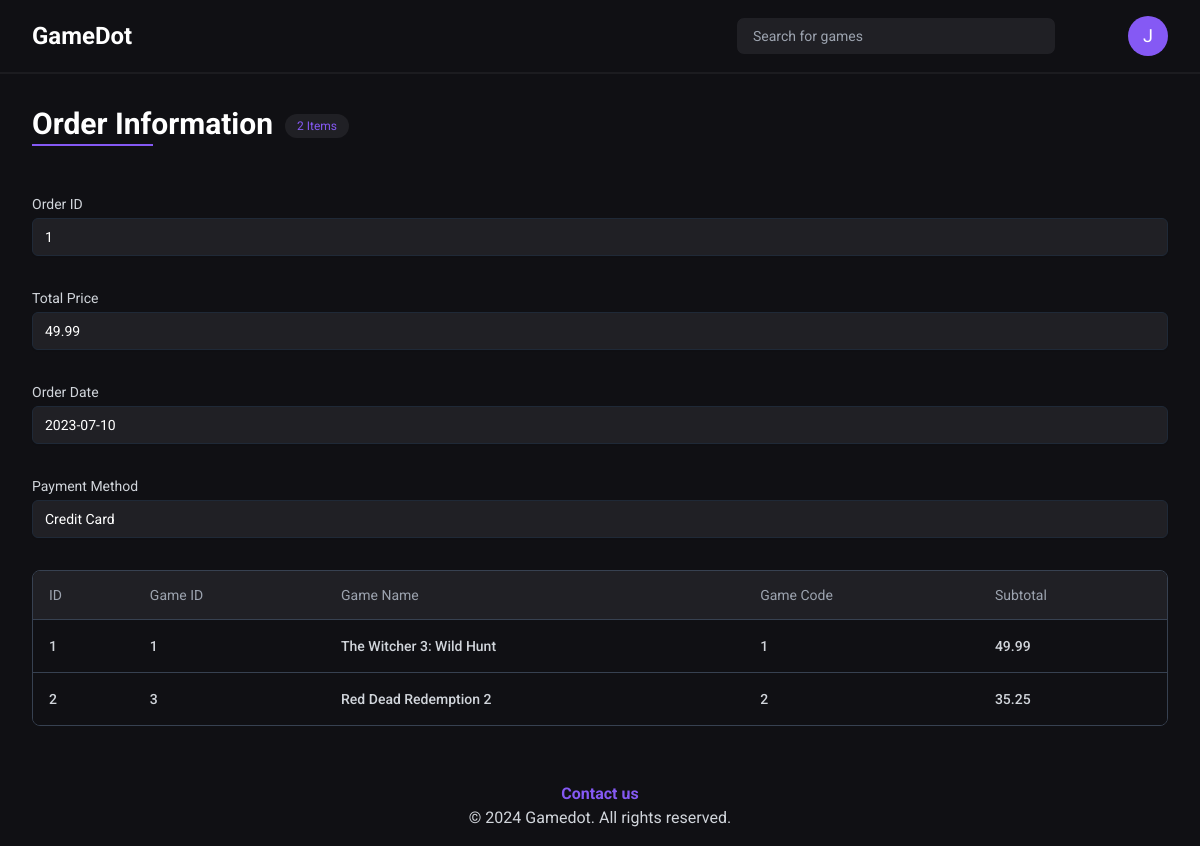
The app's page /gamedot/orders/1 (signed in), older data.
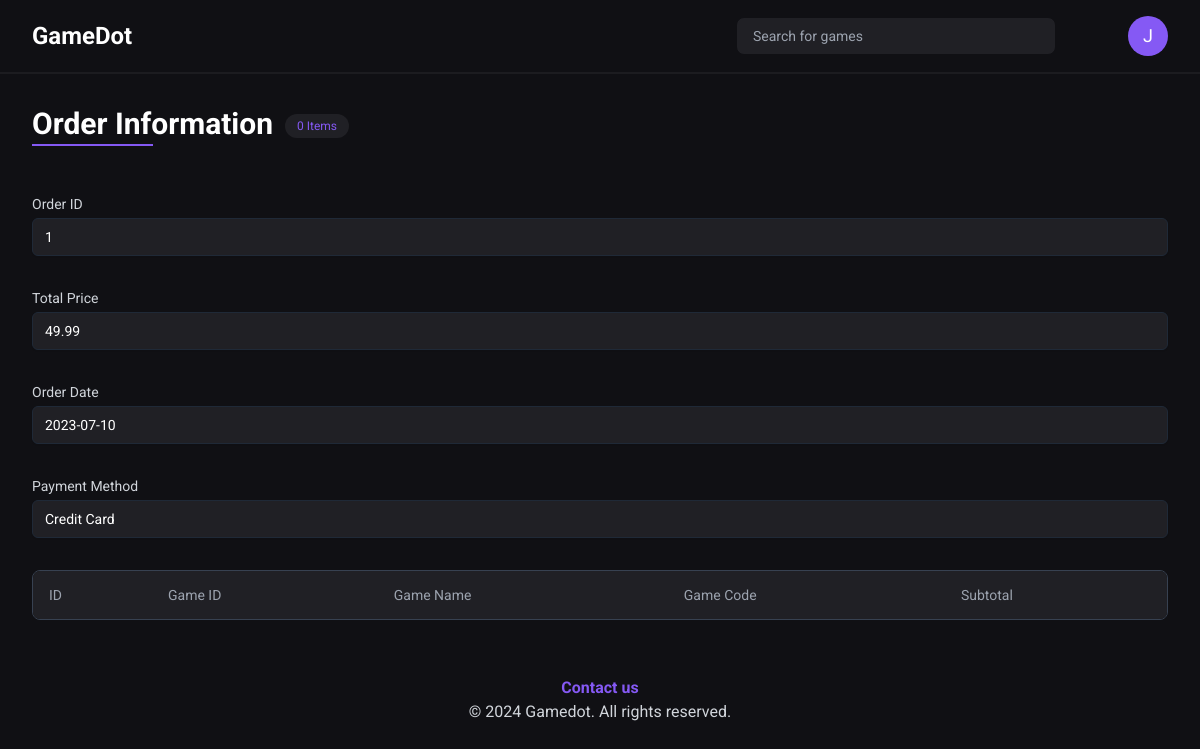
The same page, newer data.
### tables this page shows
CREATE TABLE `orders` (
  `id` int(11) NOT NULL,
  `user_id` int(11) DEFAULT NULL,
  `total_price` float DEFAULT NULL,
  `order_date` date DEFAULT current_timestamp(),
  `payment_method` varchar(255) DEFAULT NULL
);

CREATE TABLE `order_items` (
  `id` int(11) NOT NULL,
  `game_id` int(11) DEFAULT NULL,
  `order_id` int(11) DEFAULT NULL,
  `game_code` varchar(50) NOT NULL,
  `subtotal` float DEFAULT NULL
);

CREATE TABLE `games` (
  `id` int(11) NOT NULL,
  `name` varchar(255) DEFAULT NULL,
  `description` text DEFAULT NULL,
  `platform` varchar(30) NOT NULL,
  `price` decimal(10,2) NOT NULL,
  `main_image_url` varchar(255) DEFAULT NULL,
  `age_rating` int(11) DEFAULT NULL,
  `publisher` varchar(100) NOT NULL,
  `release_date` date NOT NULL DEFAULT current_timestamp()
);

### src/user/controllers/order_page.php (called while the page is built, shortened)
<?php
$database = new Database();
$order_id = $_GET['order_id'];
$user_id = $_SESSION['user']['id'];
$orderColumns = [
    'id' => "Order ID",
    'total_price' => "Total Price",
    'order_date' => "Order Date",
    'payment_method' => "Payment Method",
];
$query = 'SELECT * FROM orders WHERE id = :order_id AND user_id = :user_id';
$order = $database->query($query, ['order_id' => $order_id, 'user_id' => $user_id])->q();
$orderItemsColumns = [
    'id' => "ID",
    'game_id' => "Game ID",
    'game_name' => "Game Name",
    'game_code' => "Game Code",
    'subtotal' => "Subtotal",
];
$query = 'SELECT
    order_items.*,
    games.name AS game_name
FROM
    order_items
JOIN
    games ON order_items.game_id = games.id
WHERE
    order_items.order_id = :order_id
';
$orderItems = $database->query($query, ['order_id' => $order_id])->qAll();
foreach ($orderItems as $key => $orderItem) {
    $orderItems[$key]['id'] = $key + 1;
}
require('src/user/views/order_page.view.php');

### core/database.php (called while the page is built, shortened)
<?php
class Database
{
  private $host = 'localhost';
  private $db_name = 'gamedot';
  private $port = '3308';
  private $username = 'root';
  private $connection;
  private $statement;
  public function __construct()
  {
    $this->connection = null;
    try {
      $this->connection = new PDO('mysql:host=' . $this->host . ';port=' . $this->port . ';dbname=' . $this->db_name . ';user=' . $this->username);
      $this->connection->setAttribute(PDO::ATTR_ERRMODE, PDO::ERRMODE_EXCEPTION);
      $this->connection->setAttribute(PDO::ATTR_DEFAULT_FETCH_MODE, PDO::FETCH_ASSOC);
    } catch (PDOException $e) {
      echo 'Connection Error: ' . $e->getMessage();
    }
  }
  public function query($query, $params = [])
  {
    $this->statement = $this->connection->prepare($query);
    $this->statement->execute($params);
    return $this;
  }
  public function qAll()
  {
    return $this->statement->fetchAll();
  }
  public function q()
  {
    return $this->statement->fetch();
  }
}

### src/user/views/order_page.view.php (the view, shortened to what this page needs)
<main>
  <div class="xl:container mx-auto p-8">
    <div class="flex justify-between items-center gap-4 flex-wrap ">
      <div class="flex items-start gap-x-3">
        <h2 class="text-3xl font-bold mb-4 inline-block relative pb-1">
          Order Information
          <span class="absolute bottom-0 left-0 w-1/2 h-0.5 bg-primary"></span>
        </h2>
        <span class="px-3 py-1 text-xs rounded-full bg-secondaryBlack text-primary mt-2"><?= count($orderItems) ?> Items</span>
      </div>
    </div>
    <?php foreach ($orderColumns as $dbcolumn => $column) : ?>
      <div class="mt-8">
        <label for="<?= $dbcolumn ?>" class="block text-sm text-gray-300"><?= $column ?></label>
        <input type="text" name="<?= $dbcolumn ?>" id="<?= $dbcolumn ?>" value="<?= $order[$dbcolumn] ?>" class="bg-secondaryBlack mt-1 block w-full px-3 py-2 border border-gray-800 rounded-md shadow-sm focus:outline-none focus:ring-primary focus:border-primary sm:text-sm" required disabled>
      </div>
    <?php endforeach; ?>
    <section>
      <div class="flex flex-col mt-6">
        <div class="overflow-x-auto ">
          <div class="inline-block min-w-full py-2 align-middle">
            <div class="overflow-hidden border  border-gray-700 md:rounded-lg">
              <table class="min-w-full divide-y divide-gray-700">
                <thead class="bg-secondaryBlack">
                  <tr>
                    <?php
                    foreach ($orderItemsColumns as $column) :
                    ?>
                      <th scope='col' class='px-4 py-3.5 text-sm font-normal text-left rtl:text-right text-gray-400'><?= $column ?></th>
                    <?php endforeach; ?>
                  </tr>
                </thead>
                <tbody class=" divide-y divide-gray-700 bg-myBlack">
                  <?php
                  foreach ($orderItems as $order) : ?>
                    <tr>
                      <?php foreach ($orderItemsColumns as $dbcolumn => $column) : ?>
                        <td class='px-4 py-4 text-sm font-medium text-gray-300 whitespace-nowrap'><?= $order[$dbcolumn]  ?></td>
                      <?php endforeach; ?>
                    </tr>
                  <?php endforeach; ?>
                </tbody>
              </table>
            </div>
          </div>
        </div>
      </div>
    </section>
  </div>
</main>

Row changes from the older to the newer data that the page shows:
removed order_items: id "1", game "1", game.name "The Witcher 3: Wild Hunt", game_code "1", subtotal "49.99"
removed order_items: game_code "2", game "3", game.name "Red Dead Redemption 2", subtotal "35.25"
Text that changed along with them:
count($orderItems): "2" → "0"
